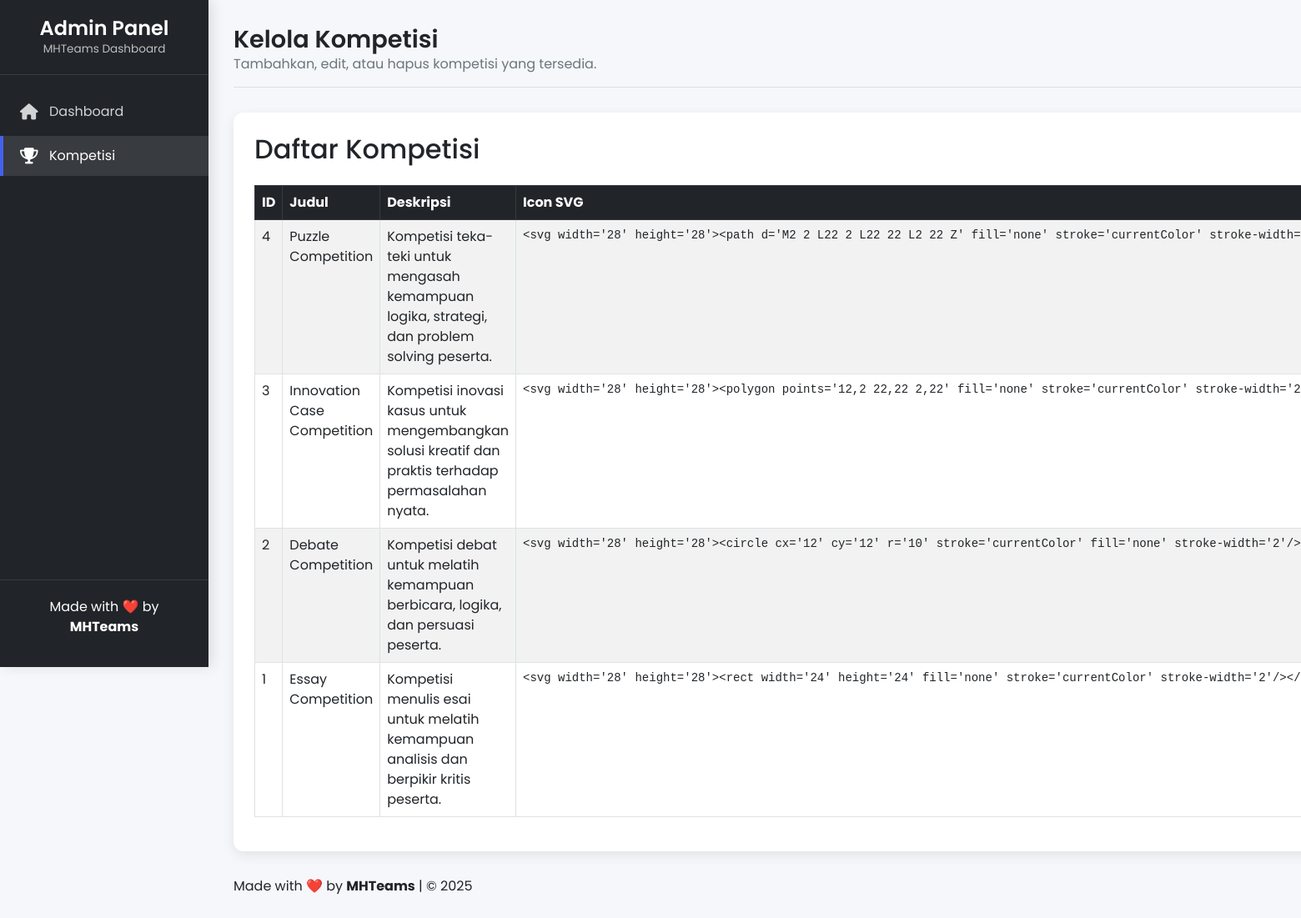
Page /admin/kompetisi.php (signed in) on the committed database.
### tables this page shows
CREATE TABLE kompetisi (
            id INTEGER PRIMARY KEY AUTOINCREMENT,
            judul TEXT NOT NULL,
            deskripsi TEXT NOT NULL,
            icon_svg TEXT NOT NULL,
            registration_link TEXT,
            submission_link TEXT
        );

### admin/kompetisi.php (the view, shortened to what this page needs)
<?php
include "../config.php";
$kompetisis = $conn->query("SELECT * FROM kompetisi ORDER BY id DESC")->fetchAll(PDO::FETCH_ASSOC);
?>
<!DOCTYPE html>
<html lang="id">
<head>
    <link href="https://cdn.jsdelivr.net/npm/bootstrap@5.3.0/dist/css/bootstrap.min.css" rel="stylesheet">
    <link rel="stylesheet" href="https://cdnjs.cloudflare.com/ajax/libs/font-awesome/6.5.1/css/all.min.css">
</head>
<body>
<div class="admin-container">
    <div class="sidebar" id="sidebar">
        <div class="sidebar-header">
            <h3>Admin Panel</h3>
            <p>MHTeams Dashboard</p>
        </div>
        <div class="sidebar-menu">
            <ul>
                <li><a href="dashboard.php"><i class="fas fa-home"></i> Dashboard</a></li>
                <li><a href="kompetisi.php" class="active"><i class="fas fa-trophy"></i> Kompetisi</a></li>
            </ul>
        </div>
        <div class="sidebar-footer">
            <p>Made with ❤️ by <strong>MHTeams</strong></p>
        </div>
    </div>
    <div class="main-content">
        <div class="header">
            <div class="welcome-text">
                <h1>Kelola Kompetisi</h1>
                <p>Tambahkan, edit, atau hapus kompetisi yang tersedia.</p>
            </div>
        </div>
        <div class="page-content">
            <div class="d-flex justify-content-between mb-3">
                <h2>Daftar Kompetisi</h2>
            </div>
            <?php if(count($kompetisis) > 0): ?>
            <table class="table table-bordered table-striped">
                <thead class="table-dark">
                    <tr>
                        <th>ID</th>
                        <th>Judul</th>
                        <th>Deskripsi</th>
                        <th>Icon SVG</th>
                    </tr>
                </thead>
                <tbody>
                    <?php foreach($kompetisis as $k): ?>
                    <tr>
                        <td><?= $k['id'] ?></td>
                        <td><?= htmlspecialchars($k['judul']) ?></td>
                        <td><?= htmlspecialchars($k['deskripsi']) ?></td>
                        <td><pre><?= htmlspecialchars($k['icon_svg']) ?></pre></td>
                    </tr>
                    <?php endforeach; ?>
                </tbody>
            </table>
            <?php endif; ?>
        </div>
        <div class="footer mt-4">
            <p>Made with ❤️ by <strong>MHTeams</strong> | © <?= date('Y'); ?></p>
        </div>
    </div>
</div>
</body>
</html>

### admin/kompetisi.php (style rules this page uses)
:root { --primary: #4361ee; --secondary: #3f37c9; --success: #4cc9f0; --danger: #f72585; --warning: #f8961e; --dark: #212529; --light: #f8f9fa; --sidebar-width: 250px; --transition: all 0.3s ease; }
* { margin: 0; padding: 0; box-sizing: border-box; font-family: 'Poppins', sans-serif; }
body { background: #f5f7fa; color: var(--dark); min-height: 100vh; }
.admin-container { display: flex; min-height: 100vh; }
.sidebar { width: var(--sidebar-width); background: var(--dark); color: white; position: fixed; height: 100vh; transition: var(--transition); z-index: 1000; box-shadow: 5px 0 15px rgba(0, 0, 0, 0.1); }
.sidebar-header { padding: 20px; text-align: center; border-bottom: 1px solid rgba(255, 255, 255, 0.1); }
.sidebar-header h3 { font-weight: 600; font-size: 1.5rem; margin: 0; }
.sidebar-header p { font-size: 0.85rem; color: rgba(255, 255, 255, 0.7); margin: 0; }
.sidebar-menu { padding: 20px 0; }
.sidebar-menu ul { list-style: none; padding: 0; }
.sidebar-menu li { margin-bottom: 5px; }
.sidebar-menu a { display: flex; align-items: center; padding: 12px 20px; color: rgba(255, 255, 255, 0.8); text-decoration: none; transition: var(--transition); border-left: 4px solid transparent; }
.sidebar-menu a.active { background: rgba(255, 255, 255, 0.1); color: white; border-left: 4px solid var(--primary); }
.sidebar-menu i { margin-right: 15px; font-size: 1.2rem; width: 20px; text-align: center; }
.sidebar-footer { position: absolute; bottom: 0; width: 100%; padding: 20px; text-align: center; border-top: 1px solid rgba(255, 255, 255, 0.1); }
.main-content { flex: 1; margin-left: var(--sidebar-width); padding: 30px; transition: var(--transition); }
.header { display: flex; justify-content: space-between; align-items: center; margin-bottom: 30px; padding-bottom: 15px; border-bottom: 1px solid rgba(0, 0, 0, 0.1); }
.welcome-text h1 { font-size: 1.8rem; font-weight: 600; margin: 0; }
.welcome-text p { color: #6c757d; margin: 0; }
.page-content { background: white; border-radius: 12px; padding: 25px; box-shadow: 0 5px 15px rgba(0, 0, 0, 0.08); margin-bottom: 30px; }

### rows in the picture
kompetisi: id "4", judul "Puzzle Competition", deskripsi "Kompetisi teka-teki untuk mengasah kemampuan logika, strategi, dan problem solving peserta.", icon_svg "<svg width='28' height='28'><path d='M2 2 L22 2 L22 22 L2 22 Z' fill='none' stroke='currentColor'…"
kompetisi: id "3", judul "Innovation Case Competition", deskripsi "Kompetisi inovasi kasus untuk mengembangkan solusi kreatif dan praktis terhadap permasalahan nyata.", icon_svg "<svg width='28' height='28'><polygon points='12,2 22,22 2,22' fill='none' stroke='currentColor'…"
kompetisi: id "2", judul "Debate Competition", deskripsi "Kompetisi debat untuk melatih kemampuan berbicara, logika, dan persuasi peserta.", icon_svg "<svg width='28' height='28'><circle cx='12' cy='12' r='10' stroke='currentColor' fill='none'…"
kompetisi: id "1", judul "Essay Competition", deskripsi "Kompetisi menulis esai untuk melatih kemampuan analisis dan berpikir kritis peserta.", icon_svg "<svg width='28' height='28'><rect width='24' height='24' fill='none' stroke='currentColor'…"
